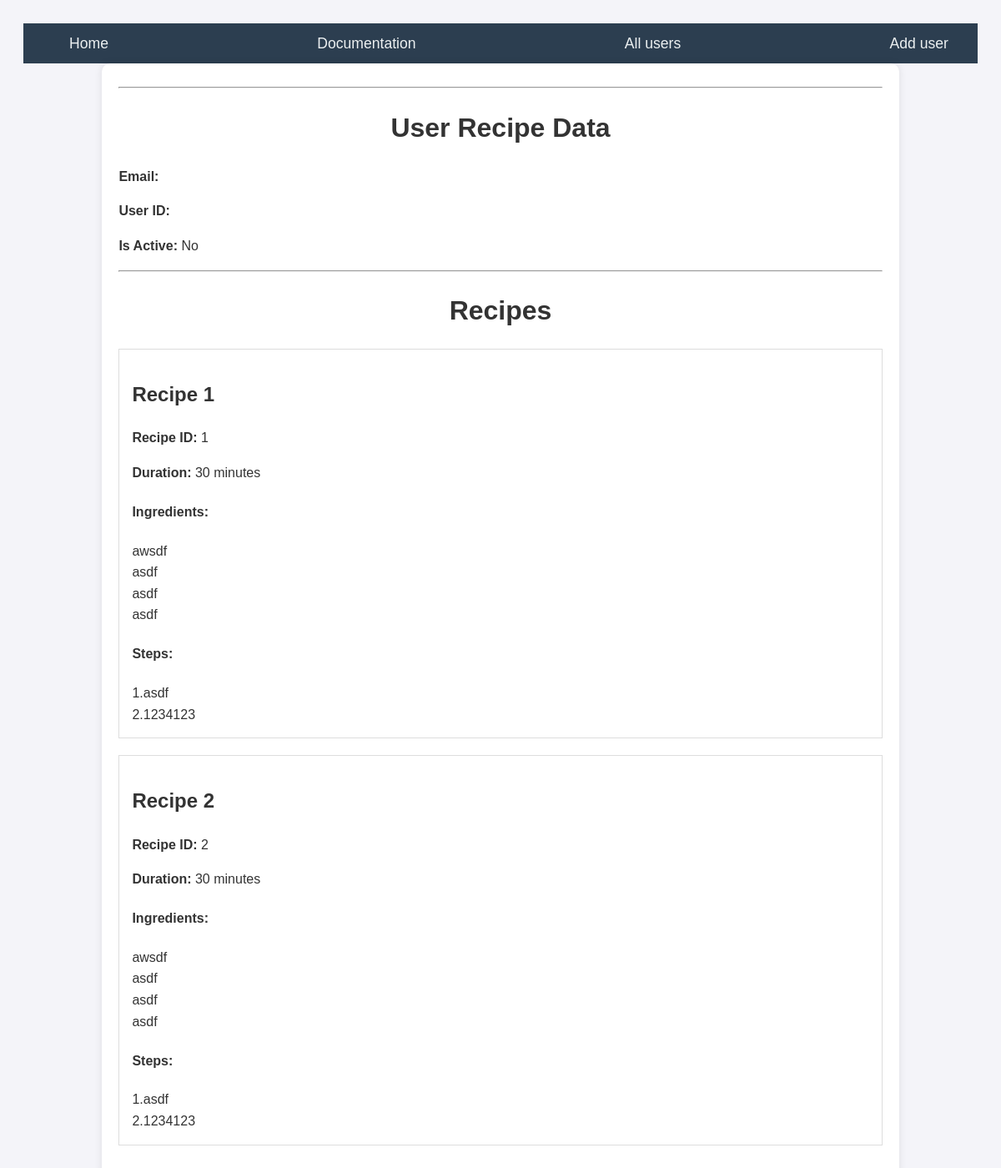
Page /users/1 on the committed database.
### app/models.py (models this page shows)
class Recipe(Base):
    __tablename__ = "recipes"
    id = Column(Integer, primary_key=True)
    ingredients = Column(String(1000))
    steps = Column(String(2000))
    duration = Column(Integer)
    user_id = Column(Integer, ForeignKey('users.id'))
    owner = relationship("User", back_populates="recipes")

### main.py (the view)
@app.get("/users/{user_id}", response_class=HTMLResponse)
def read_user(request: Request, user_id: int, db: Session = Depends(get_db)):
    db_user = crud.get_user(db, user_id=user_id)
    if db_user is None:
        raise HTTPException(status_code=404, detail="User not found")
    print(db_user)
    return templates.TemplateResponse(
        "user_id.html", {"request": request, "db_user": db_user}
    )

### templates/user_id.html (shortened to what this page needs)
{% extends 'base.html' %}
{% block content %}
<hr>
<h1>User Recipe Data</h1>
<p><strong>Email:</strong> {{ email }}</p>
<p><strong>User ID:</strong> {{ id }}</p>
<p><strong>Is Active:</strong> {{ 'Yes' if is_active else 'No' }}</p>
<hr>
<h1>Recipes</h1>
{% for recipe in db_user.recipes %}
<div class="recipe">
    <h2>Recipe {{ loop.index }}</h2>
    <p><strong>Recipe ID:</strong> {{ recipe.id }}</p>
    <p><strong>Duration:</strong> {{ recipe.duration }} minutes</p>
    <h4>Ingredients:</h4>
    <div class="ingredients">{{ recipe.ingredients }}</div>
    <h4>Steps:</h4>
    <div class="steps">{{ recipe.steps }}</div>
</div>
{% endfor %}
</body>
</html>
{% endblock %}

### static/styles.css (style rules this page uses)
body { font-family: Arial, sans-serif; background-color: #f4f4f9; color: #333; }
h1 { text-align: center; margin-bottom: 20px; }

### templates/user_id.html (style rules this page uses)
body { font-family: Arial, sans-serif; line-height: 1.6; padding: 20px; }
h1, h2 { color: #333; }
.recipe { border: 1px solid #ddd; padding: 15px; margin-bottom: 20px; }
.ingredients, .steps { white-space: pre-line; }

### rows in the picture
Recipe: id "1", duration "30", ingredients "awsdf asdf asdf asdf", steps "1.asdf 2.1234123"
Recipe: id "2", duration "30", ingredients "awsdf asdf asdf asdf", steps "1.asdf 2.1234123"

### other values in the picture
{{ 'Yes' if is_active else 'No' }} "No"
